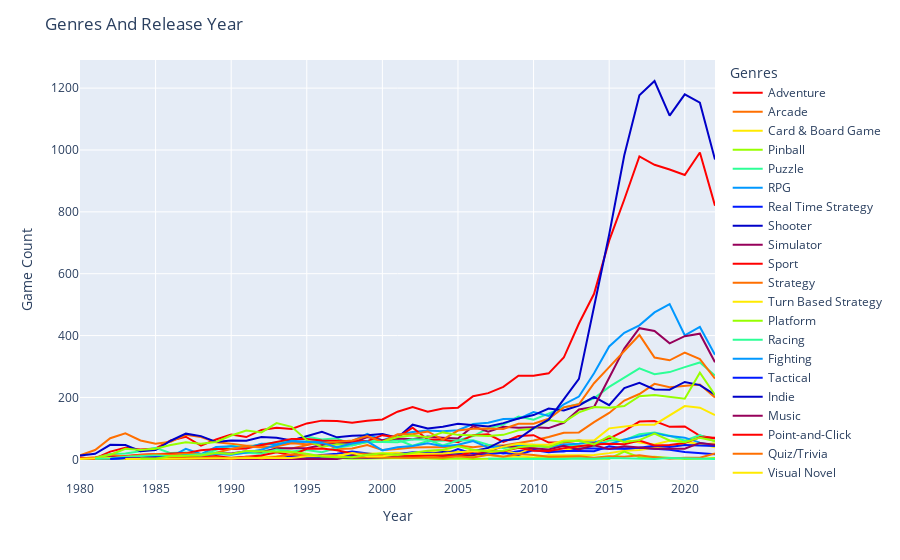

The code cell stored with this chart in its notebook:
### Code cell
g_l_fig = px.line(genre_final_counts, x="Release_Date", y="Title", color="Genres", color_discrete_sequence=px.colors.sequential.Rainbow_r
)
g_l_fig.update_layout(title="Genres And Release Year", xaxis_title="Year", yaxis_title="Game Count"
)
g_l_fig.show()

### Figure 1 — Plotly figure (JSON) as saved in the notebook; plotly's stock layout.template omitted (floating-point values rounded to 4 significant figures)
{"data": [{"hovertemplate": "Genres=Adventure<br>Release_Date=%{x}<br>Title=%{y}<extra></extra>", "legendgroup": "Adventure", "line": {"color": "rgb(255,0,0)", "dash": "solid"}, "marker": {"symbol": "circle"}, "mode": "lines", "name": "Adventure", "orientation": "v", "showlegend": true, "type": "scatter", "x": [1980, 1981, 1982, 1983, 1984, 1985, 1986, 1987, 1988, 1989, 1990, 1991, 1992, 1993, 1994, 1995, 1996, 1997, 1998, 1999, 2000, 2001, 2002, 2003, 2004, 2005, 2006, 2007, 2008, 2009, 2010, 2011, 2012, 2013, 2014, 2015, 2016, 2017, 2018, 2019, 2020, 2021, 2022], "xaxis": "x", "y": [5, 3, 25, 37, 32, 35, 61, 73, 44, 64, 80, 72, 95, 102, 98, 116, 125, 124, 118, 125, 129, 154, 169, 154, 164, 167, 204, 214, 234, 270, 270, 278, 329, 439, 535, 707, 840, 979, 952, 937, 919, 992, 820], "yaxis": "y"}, {"hovertemplate": "Genres=Arcade<br>Release_Date=%{x}<br>Title=%{y}<extra></extra>", "legendgroup": "Arcade", "line": {"color": "rgb(255,111,0)", "dash": "solid"}, "marker": {"symbol": "circle"}, "mode": "lines", "name": "Arcade", "orientation": "v", "showlegend": true, "type": "scatter", "x": [1980, 1981, 1982, 1983, 1984, 1985, 1986, 1987, 1988, 1989, 1990, 1991, 1992, 1993, 1994, 1995, 1996, 1997, 1998, 1999, 2000, 2001, 2002, 2003, 2004, 2005, 2006, 2007, 2008, 2009, 2010, 2011, 2012, 2013, 2014, 2015, 2016, 2017, 2018, 2019, 2020, 2021, 2022], "xaxis": "x", "y": [13, 30, 68, 84, 61, 50, 57, 79, 72, 55, 50, 44, 44, 37, 35, 45, 57, 33, 35, 46, 30, 33, 38, 39, 39, 45, 39, 45, 45, 53, 61, 72, 86, 87, 120, 150, 190, 211, 244, 233, 237, 242, 200], "yaxis": "y"}, {"hovertemplate": "Genres=Card & Board Game<br>Release_Date=%{x}<br>Title=%{y}<extra></extra>", "legendgroup": "Card & Board Game", "line": {"color": "rgb(255,234,0)", "dash": "solid"}, "marker": {"symbol": "circle"}, "mode": "lines", "name": "Card & Board Game", "orientation": "v", "showlegend": true, "type": "scatter", "x": [1980, 1982, 1983, 1984, 1985, 1988, 1989, 1990, 1991, 1992, 1993, 1994, 1995, 1996, 1997, 1998, 1999, 2000, 2001, 2002, 2003, 2004, 2005, 2006, 2007, 2008, 2009, 2010, 2011, 2012, 2013, 2014, 2015, 2016, 2017, 2018, 2019, 2020, 2021, 2022], "xaxis": "x", "y": [1, 2, 2, 1, 2, 1, 2, 1, 5, 8, 6, 7, 9, 4, 4, 7, 8, 8, 10, 10, 13, 8, 8, 9, 14, 8, 10, 6, 13, 13, 15, 14, 20, 28, 30, 37, 45, 46, 52, 39], "yaxis": "y"}, {"hovertemplate": "Genres=Pinball<br>Release_Date=%{x}<br>Title=%{y}<extra></extra>", "legendgroup": "Pinball", "line": {"color": "rgb(151,255,0)", "dash": "solid"}, "marker": {"symbol": "circle"}, "mode": "lines", "name": "Pinball", "orientation": "v", "showlegend": true, "type": "scatter", "x": [1980, 1981, 1982, 1983, 1984, 1985, 1987, 1988, 1989, 1990, 1991, 1992, 1993, 1994, 1995, 1996, 1998, 1999, 2000, 2001, 2002, 2003, 2004, 2005, 2006, 2007, 2008, 2009, 2010, 2011, 2012, 2013, 2014, 2015, 2016, 2017, 2018, 2019, 2020, 2021, 2022], "xaxis": "x", "y": [2, 3, 2, 4, 3, 1, 1, 5, 3, 3, 6, 4, 4, 4, 4, 6, 2, 3, 4, 3, 4, 3, 1, 3, 1, 2, 2, 1, 3, 4, 4, 2, 3, 2, 25, 7, 8, 4, 1, 2, 4], "yaxis": "y"}, {"hovertemplate": "Genres=Puzzle<br>Release_Date=%{x}<br>Title=%{y}<extra></extra>", "legendgroup": "Puzzle", "line": {"color": "rgb(44,255,150)", "dash": "solid"}, "marker": {"symbol": "circle"}, "mode": "lines", "name": "Puzzle", "orientation": "v", "showlegend": true, "type": "scatter", "x": [1980, 1981, 1982, 1983, 1984, 1985, 1986, 1987, 1988, 1989, 1990, 1991, 1992, 1993, 1994, 1995, 1996, 1997, 1998, 1999, 2000, 2001, 2002, 2003, 2004, 2005, 2006, 2007, 2008, 2009, 2010, 2011, 2012, 2013, 2014, 2015, 2016, 2017, 2018, 2019, 2020, 2021, 2022], "xaxis": "x", "y": [3, 4, 17, 19, 26, 37, 20, 22, 14, 31, 44, 39, 49, 56, 61, 74, 64, 68, 45, 59, 58, 63, 44, 59, 61, 62, 75, 100, 112, 138, 128, 149, 168, 179, 197, 234, 265, 294, 275, 282, 298, 313, 271], "yaxis": "y"}, {"hovertemplate": "Genres=RPG<br>Release_Date=%{x}<br>Title=%{y}<extra></extra>", "legendgroup": "RPG", "line": {"color": "rgb(0,152,255)", "dash": "solid"}, "marker": {"symbol": "circle"}, "mode": "lines", "name": "RPG", "orientation": "v", "showlegend": true, "type": "scatter", "x": [1980, 1981, 1982, 1983, 1984, 1985, 1986, 1987, 1988, 1989, 1990, 1991, 1992, 1993, 1994, 1995, 1996, 1997, 1998, 1999, 2000, 2001, 2002, 2003, 2004, 2005, 2006, 2007, 2008, 2009, 2010, 2011, 2012, 2013, 2014, 2015, 2016, 2017, 2018, 2019, 2020, 2021, 2022], "xaxis": "x", "y": [3, 3, 7, 6, 8, 10, 8, 34, 17, 40, 42, 36, 50, 49, 55, 57, 58, 49, 59, 82, 61, 79, 88, 93, 91, 94, 114, 118, 130, 131, 153, 140, 178, 203, 278, 365, 409, 433, 475, 502, 401, 428, 338], "yaxis": "y"}, {"hovertemplate": "Genres=Real Time Strategy<br>Release_Date=%{x}<br>Title=%{y}<extra></extra>", "legendgroup": "Real Time Strategy", "line": {"color": "rgb(0,25,255)", "dash": "solid"}, "marker": {"symbol": "circle"}, "mode": "lines", "name": "Real Time Strategy", "orientation": "v", "showlegend": true, "type": "scatter", "x": [1980, 1983, 1984, 1987, 1988, 1989, 1991, 1992, 1993, 1994, 1995, 1996, 1997, 1998, 1999, 2000, 2001, 2002, 2003, 2004, 2005, 2006, 2007, 2008, 2009, 2010, 2011, 2012, 2013, 2014, 2015, 2016, 2017, 2018, 2019, 2020, 2021, 2022], "xaxis": "x", "y": [1, 1, 2, 1, 1, 4, 5, 3, 2, 4, 6, 14, 18, 25, 18, 13, 20, 20, 18, 14, 20, 25, 27, 19, 26, 31, 27, 25, 36, 34, 34, 34, 37, 34, 31, 24, 21, 16], "yaxis": "y"}, {"hovertemplate": "Genres=Shooter<br>Release_Date=%{x}<br>Title=%{y}<extra></extra>", "legendgroup": "Shooter", "line": {"color": "rgb(0,0,200)", "dash": "solid"}, "marker": {"symbol": "circle"}, "mode": "lines", "name": "Shooter", "orientation": "v", "showlegend": true, "type": "scatter", "x": [1980, 1981, 1982, 1983, 1984, 1985, 1986, 1987, 1988, 1989, 1990, 1991, 1992, 1993, 1994, 1995, 1996, 1997, 1998, 1999, 2000, 2001, 2002, 2003, 2004, 2005, 2006, 2007, 2008, 2009, 2010, 2011, 2012, 2013, 2014, 2015, 2016, 2017, 2018, 2019, 2020, 2021, 2022], "xaxis": "x", "y": [12, 18, 47, 46, 26, 30, 60, 83, 75, 56, 61, 60, 72, 70, 61, 76, 89, 71, 76, 78, 82, 70, 112, 100, 105, 115, 110, 106, 117, 132, 143, 164, 158, 174, 202, 175, 230, 247, 226, 225, 250, 240, 209], "yaxis": "y"}, {"hovertemplate": "Genres=Simulator<br>Release_Date=%{x}<br>Title=%{y}<extra></extra>", "legendgroup": "Simulator", "line": {"color": "rgb(150,0,90)", "dash": "solid"}, "marker": {"symbol": "circle"}, "mode": "lines", "name": "Simulator", "orientation": "v", "showlegend": true, "type": "scatter", "x": [1980, 1981, 1982, 1983, 1984, 1985, 1986, 1987, 1988, 1989, 1990, 1991, 1992, 1993, 1994, 1995, 1996, 1997, 1998, 1999, 2000, 2001, 2002, 2003, 2004, 2005, 2006, 2007, 2008, 2009, 2010, 2011, 2012, 2013, 2014, 2015, 2016, 2017, 2018, 2019, 2020, 2021, 2022], "xaxis": "x", "y": [6, 2, 11, 9, 11, 8, 16, 18, 14, 20, 19, 26, 24, 35, 36, 36, 46, 54, 53, 72, 62, 67, 65, 74, 70, 67, 107, 89, 105, 102, 104, 101, 118, 161, 169, 265, 358, 424, 415, 375, 398, 406, 314], "yaxis": "y"}, {"hovertemplate": "Genres=Sport<br>Release_Date=%{x}<br>Title=%{y}<extra></extra>", "legendgroup": "Sport", "line": {"color": "rgb(255,0,0)", "dash": "solid"}, "marker": {"symbol": "circle"}, "mode": "lines", "name": "Sport", "orientation": "v", "showlegend": true, "type": "scatter", "x": [1980, 1981, 1982, 1983, 1984, 1985, 1986, 1987, 1988, 1989, 1990, 1991, 1992, 1993, 1994, 1995, 1996, 1997, 1998, 1999, 2000, 2001, 2002, 2003, 2004, 2005, 2006, 2007, 2008, 2009, 2010, 2011, 2012, 2013, 2014, 2015, 2016, 2017, 2018, 2019, 2020, 2021, 2022], "xaxis": "x", "y": [4, 1, 3, 11, 15, 17, 19, 20, 29, 33, 33, 35, 46, 55, 66, 66, 61, 60, 58, 59, 78, 71, 102, 64, 64, 55, 78, 81, 56, 75, 78, 54, 54, 61, 54, 67, 92, 122, 124, 105, 106, 76, 67], "yaxis": "y"}, {"hovertemplate": "Genres=Strategy<br>Release_Date=%{x}<br>Title=%{y}<extra></extra>", "legendgroup": "Strategy", "line": {"color": "rgb(255,111,0)", "dash": "solid"}, "marker": {"symbol": "circle"}, "mode": "lines", "name": "Strategy", "orientation": "v", "showlegend": true, "type": "scatter", "x": [1980, 1981, 1982, 1983, 1984, 1985, 1986, 1987, 1988, 1989, 1990, 1991, 1992, 1993, 1994, 1995, 1996, 1997, 1998, 1999, 2000, 2001, 2002, 2003, 2004, 2005, 2006, 2007, 2008, 2009, 2010, 2011, 2012, 2013, 2014, 2015, 2016, 2017, 2018, 2019, 2020, 2021, 2022], "xaxis": "x", "y": [3, 7, 14, 9, 14, 17, 15, 19, 16, 21, 33, 42, 38, 42, 52, 49, 52, 56, 61, 75, 56, 81, 81, 90, 64, 93, 99, 100, 98, 115, 115, 131, 168, 178, 246, 298, 349, 402, 329, 320, 345, 324, 261], "yaxis": "y"}, {"hovertemplate": "Genres=Turn Based Strategy<br>Release_Date=%{x}<br>Title=%{y}<extra></extra>", "legendgroup": "Turn Based Strategy", "line": {"color": "rgb(255,234,0)", "dash": "solid"}, "marker": {"symbol": "circle"}, "mode": "lines", "name": "Turn Based Strategy", "orientation": "v", "showlegend": true, "type": "scatter", "x": [1980, 1981, 1982, 1983, 1985, 1986, 1987, 1988, 1989, 1990, 1991, 1992, 1993, 1994, 1995, 1996, 1997, 1998, 1999, 2000, 2001, 2002, 2003, 2004, 2005, 2006, 2007, 2008, 2009, 2010, 2011, 2012, 2013, 2014, 2015, 2016, 2017, 2018, 2019, 2020, 2021, 2022], "xaxis": "x", "y": [1, 3, 4, 1, 1, 3, 2, 6, 2, 6, 5, 7, 9, 12, 6, 12, 12, 18, 18, 20, 21, 18, 26, 29, 25, 27, 19, 27, 18, 37, 24, 28, 41, 46, 62, 63, 54, 48, 60, 61, 47, 52], "yaxis": "y"}, {"hovertemplate": "Genres=Platform<br>Release_Date=%{x}<br>Title=%{y}<extra></extra>", "legendgroup": "Platform", "line": {"color": "rgb(151,255,0)", "dash": "solid"}, "marker": {"symbol": "circle"}, "mode": "lines", "name": "Platform", "orientation": "v", "showlegend": true, "type": "scatter", "x": [1981, 1982, 1983, 1984, 1985, 1986, 1987, 1988, 1989, 1990, 1991, 1992, 1993, 1994, 1995, 1996, 1997, 1998, 1999, 2000, 2001, 2002, 2003, 2004, 2005, 2006, 2007, 2008, 2009, 2010, 2011, 2012, 2013, 2014, 2015, 2016, 2017, 2018, 2019, 2020, 2021, 2022], "xaxis": "x", "y": [4, 15, 34, 30, 34, 46, 55, 50, 56, 77, 93, 87, 117, 105, 62, 40, 49, 46, 55, 57, 72, 77, 71, 87, 79, 78, 75, 79, 94, 99, 127, 120, 152, 169, 167, 172, 204, 208, 202, 196, 280, 208], "yaxis": "y"}, {"hovertemplate": "Genres=Racing<br>Release_Date=%{x}<br>Title=%{y}<extra></extra>", "legendgroup": "Racing", "line": {"color": "rgb(44,255,150)", "dash": "solid"}, "marker": {"symbol": "circle"}, "mode": "lines", "name": "Racing", "orientation": "v", "showlegend": true, "type": "scatter", "x": [1981, 1982, 1983, 1984, 1985, 1986, 1987, 1988, 1989, 1990, 1991, 1992, 1993, 1994, 1995, 1996, 1997, 1998, 1999, 2000, 2001, 2002, 2003, 2004, 2005, 2006, 2007, 2008, 2009, 2010, 2011, 2012, 2013, 2014, 2015, 2016, 2017, 2018, 2019, 2020, 2021, 2022], "xaxis": "x", "y": [2, 3, 8, 10, 12, 10, 13, 16, 22, 16, 21, 18, 32, 25, 30, 23, 37, 45, 57, 57, 55, 65, 63, 45, 61, 62, 47, 36, 45, 47, 39, 44, 45, 43, 61, 62, 81, 87, 76, 60, 78, 58], "yaxis": "y"}, {"hovertemplate": "Genres=Fighting<br>Release_Date=%{x}<br>Title=%{y}<extra></extra>", "legendgroup": "Fighting", "line": {"color": "rgb(0,152,255)", "dash": "solid"}, "marker": {"symbol": "circle"}, "mode": "lines", "name": "Fighting", "orientation": "v", "showlegend": true, "type": "scatter", "x": [1982, 1983, 1984, 1985, 1986, 1987, 1988, 1989, 1990, 1991, 1992, 1993, 1994, 1995, 1996, 1997, 1998, 1999, 2000, 2001, 2002, 2003, 2004, 2005, 2006, 2007, 2008, 2009, 2010, 2011, 2012, 2013, 2014, 2015, 2016, 2017, 2018, 2019, 2020, 2021, 2022], "xaxis": "x", "y": [1, 4, 4, 6, 7, 12, 10, 17, 15, 22, 31, 46, 60, 57, 53, 39, 51, 58, 29, 39, 43, 52, 42, 47, 59, 38, 42, 47, 43, 41, 48, 50, 58, 49, 64, 74, 84, 75, 70, 54, 44], "yaxis": "y"}, {"hovertemplate": "Genres=Tactical<br>Release_Date=%{x}<br>Title=%{y}<extra></extra>", "legendgroup": "Tactical", "line": {"color": "rgb(0,25,255)", "dash": "solid"}, "marker": {"symbol": "circle"}, "mode": "lines", "name": "Tactical", "orientation": "v", "showlegend": true, "type": "scatter", "x": [1982, 1983, 1984, 1985, 1986, 1987, 1988, 1989, 1990, 1991, 1992, 1993, 1994, 1995, 1996, 1997, 1998, 1999, 2000, 2001, 2002, 2003, 2004, 2005, 2006, 2007, 2008, 2009, 2010, 2011, 2012, 2013, 2014, 2015, 2016, 2017, 2018, 2019, 2020, 2021, 2022], "xaxis": "x", "y": [1, 4, 4, 7, 5, 7, 1, 3, 1, 3, 3, 1, 10, 8, 5, 8, 15, 11, 10, 16, 23, 22, 14, 33, 18, 16, 21, 14, 30, 23, 27, 27, 26, 42, 35, 37, 44, 40, 46, 45, 43], "yaxis": "y"}, {"hovertemplate": "Genres=Indie<br>Release_Date=%{x}<br>Title=%{y}<extra></extra>", "legendgroup": "Indie", "line": {"color": "rgb(0,0,200)", "dash": "solid"}, "marker": {"symbol": "circle"}, "mode": "lines", "name": "Indie", "orientation": "v", "showlegend": true, "type": "scatter", "x": [1983, 1984, 1985, 1986, 1987, 1988, 1989, 1990, 1991, 1992, 1993, 1994, 1995, 1996, 1997, 1998, 1999, 2000, 2001, 2002, 2003, 2004, 2005, 2006, 2007, 2008, 2009, 2010, 2011, 2012, 2013, 2014, 2015, 2016, 2017, 2018, 2019, 2020, 2021, 2022], "xaxis": "x", "y": [2, 2, 1, 2, 1, 2, 1, 2, 2, 2, 1, 3, 1, 3, 4, 6, 4, 7, 8, 10, 17, 24, 20, 26, 37, 61, 66, 101, 128, 194, 260, 493, 727, 983, 1177, 1223, 1111, 1180, 1153, 969], "yaxis": "y"}, {"hovertemplate": "Genres=Music<br>Release_Date=%{x}<br>Title=%{y}<extra></extra>", "legendgroup": "Music", "line": {"color": "rgb(150,0,90)", "dash": "solid"}, "marker": {"symbol": "circle"}, "mode": "lines", "name": "Music", "orientation": "v", "showlegend": true, "type": "scatter", "x": [1983, 1984, 1987, 1990, 1992, 1993, 1994, 1995, 1996, 1997, 1998, 1999, 2000, 2001, 2002, 2003, 2004, 2005, 2006, 2007, 2008, 2009, 2010, 2011, 2012, 2013, 2014, 2015, 2016, 2017, 2018, 2019, 2020, 2021, 2022], "xaxis": "x", "y": [1, 2, 1, 1, 1, 1, 2, 2, 2, 1, 10, 16, 15, 10, 14, 16, 10, 14, 13, 25, 43, 39, 37, 32, 44, 32, 45, 33, 42, 38, 34, 34, 34, 53, 47], "yaxis": "y"}, {"hovertemplate": "Genres=Point-and-Click<br>Release_Date=%{x}<br>Title=%{y}<extra></extra>", "legendgroup": "Point-and-Click", "line": {"color": "rgb(255,0,0)", "dash": "solid"}, "marker": {"symbol": "circle"}, "mode": "lines", "name": "Point-and-Click", "orientation": "v", "showlegend": true, "type": "scatter", "x": [1983, 1984, 1985, 1986, 1987, 1988, 1989, 1990, 1991, 1992, 1993, 1994, 1995, 1996, 1997, 1998, 1999, 2000, 2001, 2002, 2003, 2004, 2005, 2006, 2007, 2008, 2009, 2010, 2011, 2012, 2013, 2014, 2015, 2016, 2017, 2018, 2019, 2020, 2021, 2022], "xaxis": "x", "y": [1, 2, 2, 6, 8, 6, 11, 4, 7, 12, 23, 13, 34, 35, 29, 19, 14, 13, 14, 10, 12, 13, 11, 25, 26, 26, 37, 28, 27, 36, 42, 48, 50, 49, 61, 45, 46, 53, 71, 70], "yaxis": "y"}, {"hovertemplate": "Genres=Quiz/Trivia<br>Release_Date=%{x}<br>Title=%{y}<extra></extra>", "legendgroup": "Quiz/Trivia", "line": {"color": "rgb(255,111,0)", "dash": "solid"}, "marker": {"symbol": "circle"}, "mode": "lines", "name": "Quiz/Trivia", "orientation": "v", "showlegend": true, "type": "scatter", "x": [1983, 1984, 1985, 1987, 1988, 1989, 1990, 1991, 1992, 1993, 1994, 1995, 1996, 1997, 1998, 1999, 2000, 2001, 2002, 2003, 2004, 2005, 2006, 2007, 2008, 2009, 2010, 2011, 2012, 2013, 2014, 2015, 2016, 2017, 2018, 2019, 2020, 2021, 2022], "xaxis": "x", "y": [2, 1, 2, 3, 4, 7, 1, 8, 3, 8, 16, 12, 12, 11, 6, 7, 6, 6, 5, 7, 5, 10, 6, 15, 8, 17, 14, 8, 9, 10, 5, 10, 8, 13, 7, 2, 5, 5, 19], "yaxis": "y"}, {"hovertemplate": "Genres=Visual Novel<br>Release_Date=%{x}<br>Title=%{y}<extra></extra>", "legendgroup": "Visual Novel", "line": {"color": "rgb(255,234,0)", "dash": "solid"}, "marker": {"symbol": "circle"}, "mode": "lines", "name": "Visual Novel", "orientation": "v", "showlegend": true, "type": "scatter", "x": [1983, 1986, 1987, 1988, 1989, 1990, 1991, 1992, 1993, 1994, 1995, 1996, 1997, 1998, 1999, 2000, 2001, 2002, 2003, 2004, 2005, 2006, 2007, 2008, 2009, 2010, 2011, 2012, 2013, 2014, 2015, 2016, 2017, 2018, 2019, 2020, 2021, 2022], "xaxis": "x", "y": [1, 2, 4, 5, 3, 5, 4, 4, 4, 4, 10, 11, 9, 20, 10, 10, 16, 17, 16, 19, 23, 27, 29, 41, 50, 47, 47, 61, 61, 61, 100, 106, 112, 112, 142, 172, 167, 143], "yaxis": "y"}, {"hovertemplate": "Genres=Brawler<br>Release_Date=%{x}<br>Title=%{y}<extra></extra>", "legendgroup": "Brawler", "line": {"color": "rgb(151,255,0)", "dash": "solid"}, "marker": {"symbol": "circle"}, "mode": "lines", "name": "Brawler", "orientation": "v", "showlegend": true, "type": "scatter", "x": [1984, 1985, 1986, 1987, 1988, 1989, 1990, 1991, 1992, 1993, 1994, 1995, 1996, 1997, 1998, 1999, 2000, 2001, 2002, 2003, 2004, 2005, 2006, 2007, 2008, 2009, 2010, 2011, 2012, 2013, 2014, 2015, 2016, 2017, 2018, 2019, 2020, 2021, 2022], "xaxis": "x", "y": [3, 2, 10, 11, 12, 20, 17, 27, 26, 26, 24, 18, 9, 7, 7, 15, 19, 14, 22, 28, 31, 42, 31, 25, 28, 39, 44, 40, 57, 60, 48, 75, 55, 62, 83, 61, 55, 70, 59], "yaxis": "y"}, {"hovertemplate": "Genres=MOBA<br>Release_Date=%{x}<br>Title=%{y}<extra></extra>", "legendgroup": "MOBA", "line": {"color": "rgb(44,255,150)", "dash": "solid"}, "marker": {"symbol": "circle"}, "mode": "lines", "name": "MOBA", "orientation": "v", "showlegend": true, "type": "scatter", "x": [2007, 2009, 2012, 2013, 2014, 2015, 2016, 2017, 2018, 2019, 2021, 2022], "xaxis": "x", "y": [2, 1, 1, 3, 2, 4, 3, 2, 1, 4, 1, 1], "yaxis": "y"}], "layout": {"legend": {"title": {"text": "Genres"}, "tracegroupgap": 0}, "margin": {"t": 60}, "title": {"text": "Genres And Release Year"}, "xaxis": {"anchor": "y", "domain": [0, 1], "title": {"text": "Year"}}, "yaxis": {"anchor": "x", "domain": [0, 1], "title": {"text": "Game Count"}}}}
